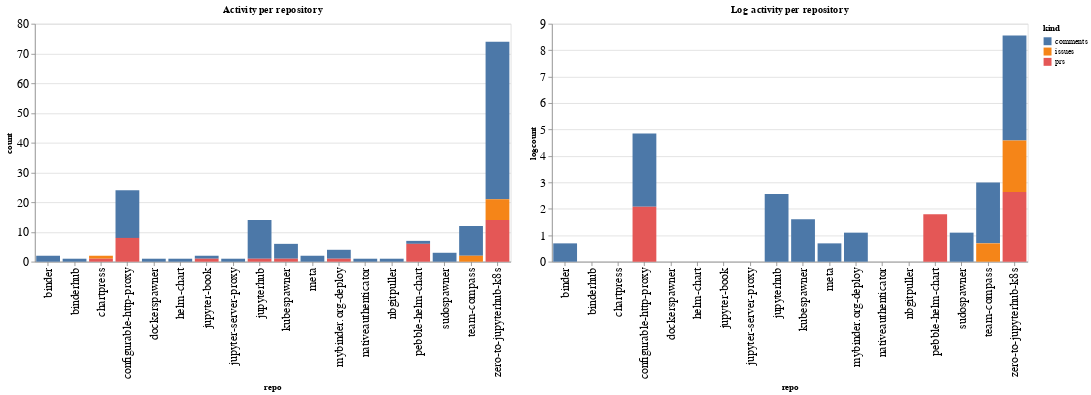

The notebook cell this image was saved under:
### Code cell
ch1 = alt.Chart(repo_summaries, width=600, title="Activity per repository").mark_bar().encode(
    x='repo',
    y='count',
    color='kind',
    tooltip="kind"
)

ch2 = alt.Chart(repo_summaries, width=600, title="Log activity per repository").mark_bar().encode(
    x='repo',
    y='logcount',
    color='kind',
    tooltip="kind"
)

ch1 | ch2

### Figure 1 — Vega-Lite specification as saved in the notebook (floating-point values rounded to 4 significant figures)
{"config": {"axisLeft": {"labelFontSize": 15}, "axisBottom": {"labelFontSize": 15}}, "hconcat": [{"mark": "bar", "encoding": {"color": {"type": "nominal", "field": "kind"}, "tooltip": {"type": "nominal", "field": "kind"}, "x": {"type": "nominal", "field": "repo"}, "y": {"type": "quantitative", "field": "count"}}, "title": "Activity per repository", "width": 600}, {"mark": "bar", "encoding": {"color": {"type": "nominal", "field": "kind"}, "tooltip": {"type": "nominal", "field": "kind"}, "x": {"type": "nominal", "field": "repo"}, "y": {"type": "quantitative", "field": "logcount"}}, "title": "Log activity per repository", "width": 600}], "data": {"name": "data-ae3caa185bad72245d2282d7c2484600"}, "$schema": "https://vega.github.io/schema/vega-lite/v4.8.1.json", "datasets": {"data-ae3caa185bad72245d2282d7c2484600": [{"repo": "binder", "kind": "comments", "count": 2, "logcount": 0.6931}, {"repo": "binderhub", "kind": "comments", "count": 1, "logcount": 0.0}, {"repo": "chartpress", "kind": "issues", "count": 1, "logcount": 0.0}, {"repo": "chartpress", "kind": "prs", "count": 1, "logcount": 0.0}, {"repo": "configurable-http-proxy", "kind": "comments", "count": 16, "logcount": 2.773}, {"repo": "configurable-http-proxy", "kind": "prs", "count": 8, "logcount": 2.079}, {"repo": "dockerspawner", "kind": "comments", "count": 1, "logcount": 0.0}, {"repo": "helm-chart", "kind": "comments", "count": 1, "logcount": 0.0}, {"repo": "jupyter-book", "kind": "comments", "count": 1, "logcount": 0.0}, {"repo": "jupyter-book", "kind": "prs", "count": 1, "logcount": 0.0}, {"repo": "jupyter-server-proxy", "kind": "comments", "count": 1, "logcount": 0.0}, {"repo": "jupyterhub", "kind": "comments", "count": 13, "logcount": 2.565}, {"repo": "jupyterhub", "kind": "prs", "count": 1, "logcount": 0.0}, {"repo": "kubespawner", "kind": "comments", "count": 5, "logcount": 1.609}, {"repo": "kubespawner", "kind": "prs", "count": 1, "logcount": 0.0}, {"repo": "meta", "kind": "comments", "count": 2, "logcount": 0.6931}, {"repo": "mybinder.org-deploy", "kind": "comments", "count": 3, "logcount": 1.099}, {"repo": "mybinder.org-deploy", "kind": "prs", "count": 1, "logcount": 0.0}, {"repo": "nativeauthenticator", "kind": "comments", "count": 1, "logcount": 0.0}, {"repo": "nbgitpuller", "kind": "comments", "count": 1, "logcount": 0.0}, {"repo": "pebble-helm-chart", "kind": "comments", "count": 1, "logcount": 0.0}, {"repo": "pebble-helm-chart", "kind": "prs", "count": 6, "logcount": 1.792}, {"repo": "sudospawner", "kind": "comments", "count": 3, "logcount": 1.099}, {"repo": "team-compass", "kind": "comments", "count": 10, "logcount": 2.303}, {"repo": "team-compass", "kind": "issues", "count": 2, "logcount": 0.6931}, {"repo": "zero-to-jupyterhub-k8s", "kind": "comments", "count": 53, "logcount": 3.97}, {"repo": "zero-to-jupyterhub-k8s", "kind": "issues", "count": 7, "logcount": 1.946}, {"repo": "zero-to-jupyterhub-k8s", "kind": "prs", "count": 14, "logcount": 2.639}]}}
